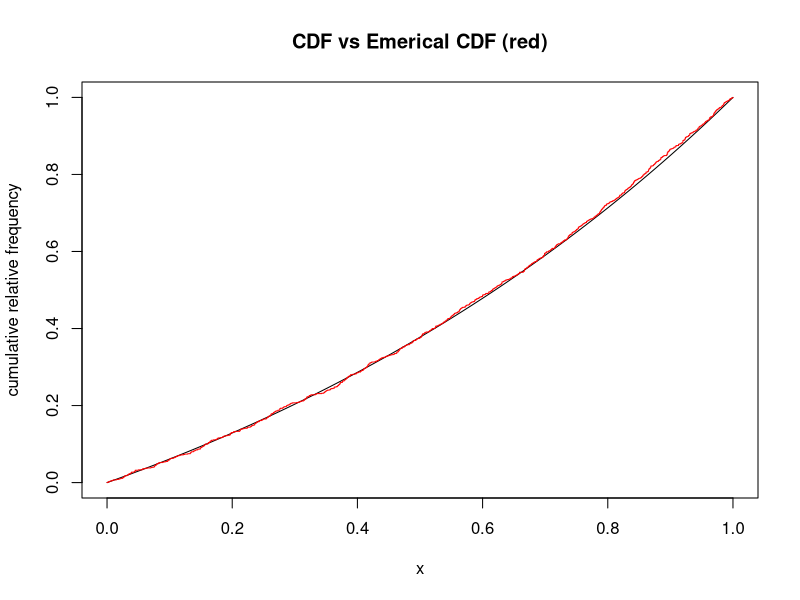
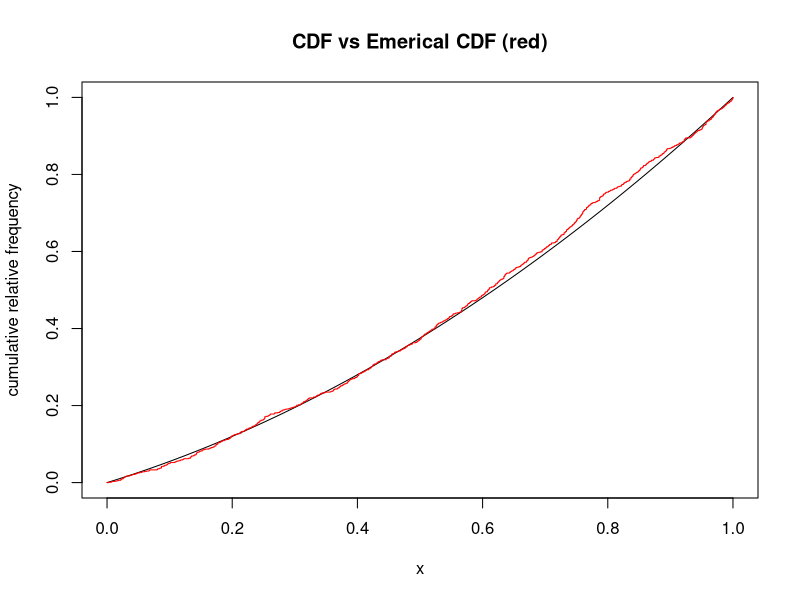

The R source for these figures, in order:
## ---- chunk 1
set.seed(12)
n <- 1000
u <- runif(n, 0, 1)
x <- log(u*(exp(1) - 1) + 1)

points <- seq(0, 1, 1/n)
graph.x <- (exp(points) - 1)/(exp(1) - 1)
graph.ecdf <- (ecdf(x))(points)
plot(x = points, y = graph.x, type = "l", xlab = "x",
     ylab = "cumulative relative frequency", main = "CDF vs Emerical CDF (red)")
lines(x = points, y = graph.ecdf, type = "s", col = "red")
## ---- chunk 2
u <- runif(n, 0, 1)
x <- sqrt(2*u + 1/4) - 1/2

points <- seq(0, 1, 1/n)
graph.x <- (points^2 + points)/2
graph.ecdf <- (ecdf(x))(points)
plot(x = points, y = graph.x, type = "l", xlab = "x",
     ylab = "cumulative relative frequency", main = "CDF vs Emerical CDF (red)")
lines(x = points, y = graph.ecdf, type = "s", col = "red")
